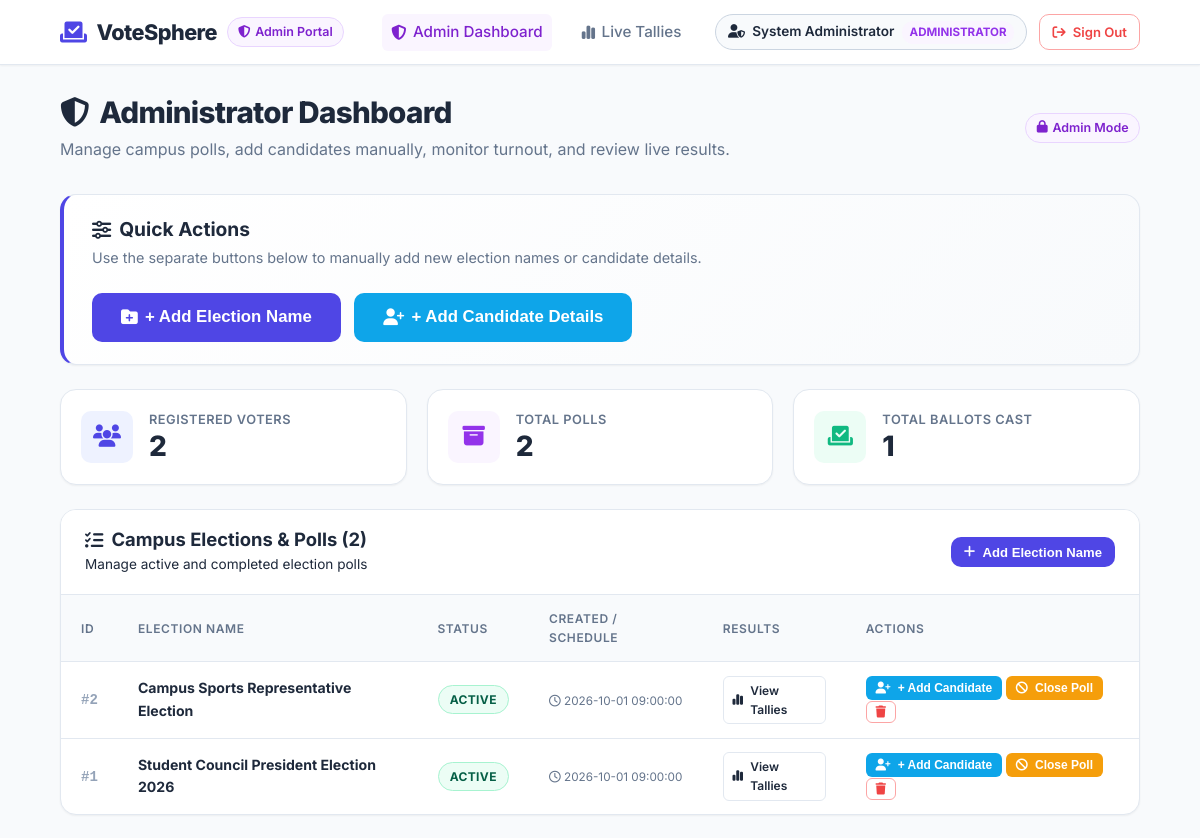
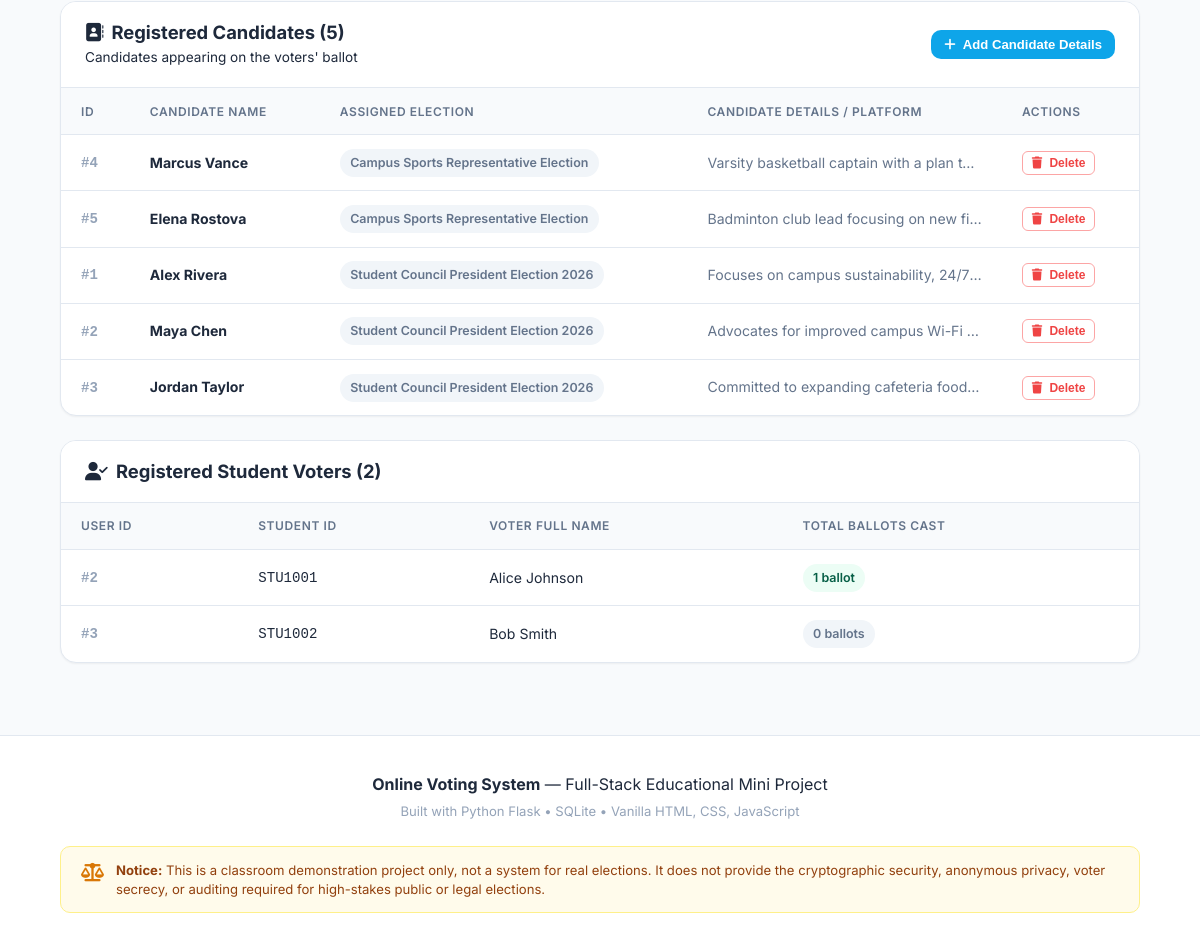
Page /admin (signed in) on the earlier database version (2 pictures, top to bottom).
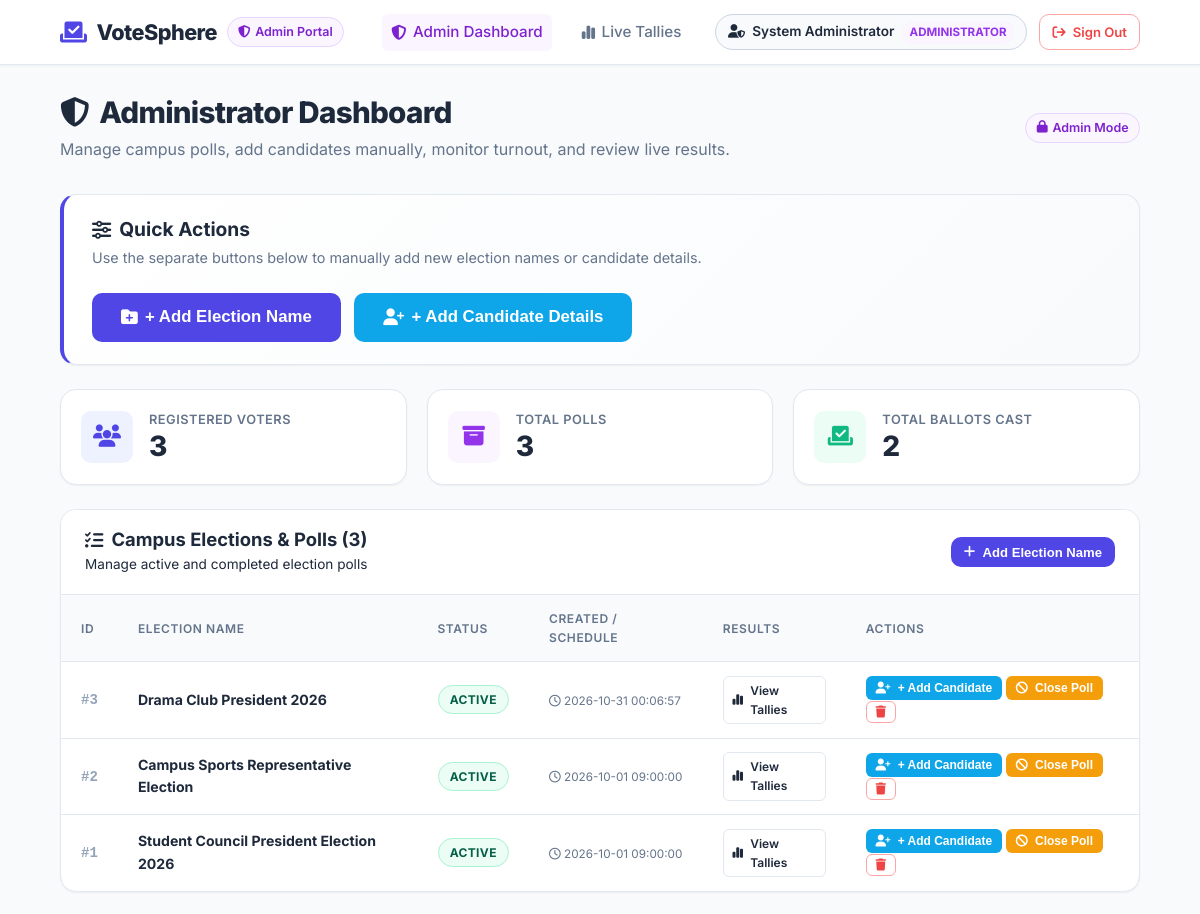
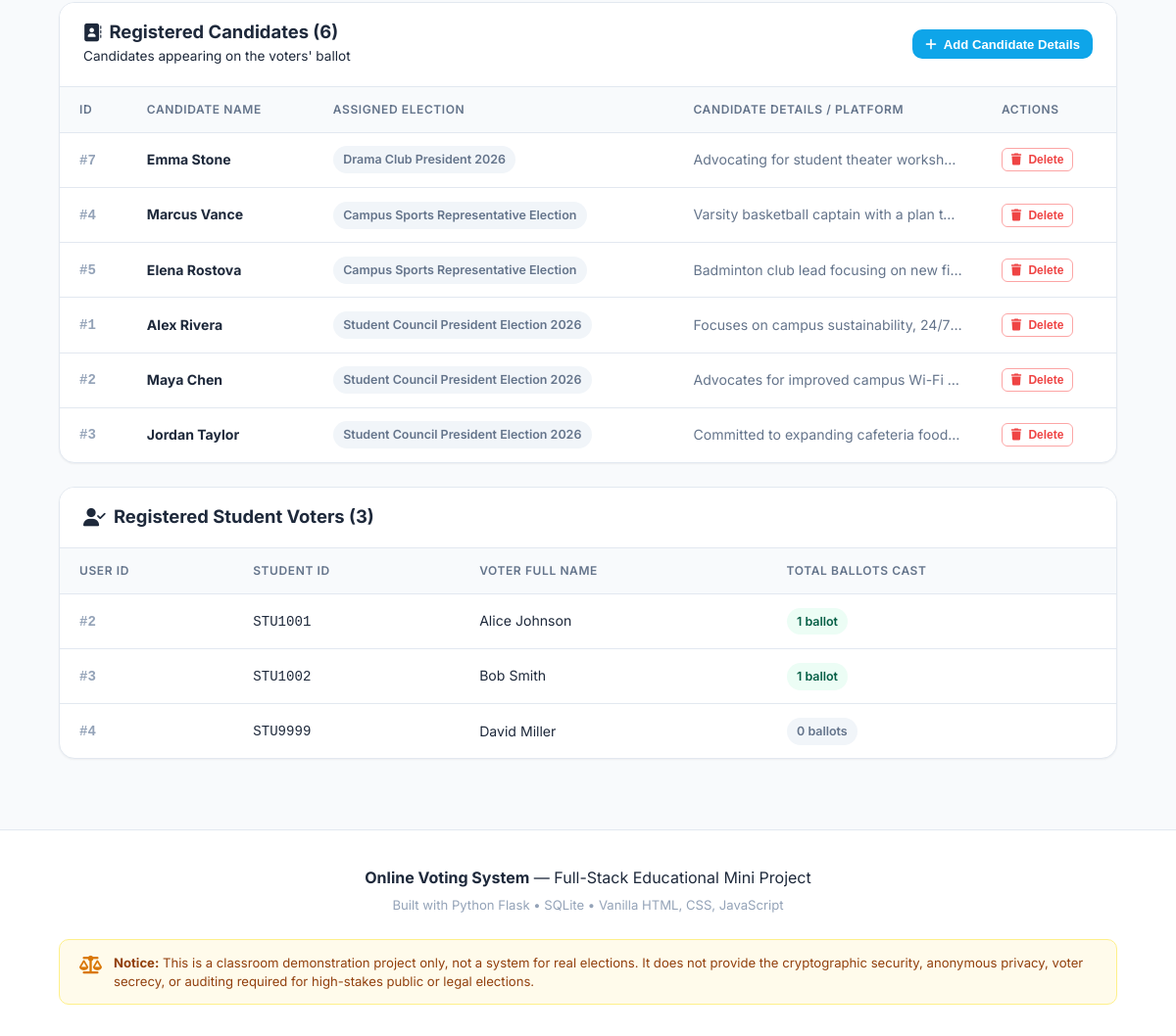
Same page on the later database version (2 pictures, top to bottom).
### tables this page shows
CREATE TABLE polls (
    id INTEGER PRIMARY KEY AUTOINCREMENT,
    title TEXT NOT NULL,
    start_time TEXT NOT NULL,
    end_time TEXT NOT NULL,
    status TEXT NOT NULL DEFAULT 'active' CHECK(status IN ('active', 'closed'))
);

CREATE TABLE candidates (
    id INTEGER PRIMARY KEY AUTOINCREMENT,
    name TEXT NOT NULL,
    description TEXT,
    poll_id INTEGER NOT NULL,
    FOREIGN KEY (poll_id) REFERENCES polls (id) ON DELETE CASCADE
);

CREATE TABLE users (
    id INTEGER PRIMARY KEY AUTOINCREMENT,
    name TEXT NOT NULL,
    student_id TEXT NOT NULL UNIQUE,
    password_hash TEXT NOT NULL,
    role TEXT NOT NULL DEFAULT 'voter' CHECK(role IN ('voter', 'admin'))
);

### app.py (the view)
@app.route("/admin")
@admin_required
def admin_dashboard():
    total_voters = g.db.execute("SELECT COUNT(*) AS cnt FROM users WHERE role = 'voter'").fetchone()["cnt"]
    total_polls = g.db.execute("SELECT COUNT(*) AS cnt FROM polls").fetchone()["cnt"]
    total_votes = g.db.execute("SELECT COUNT(*) AS cnt FROM votes").fetchone()["cnt"]
    polls = g.db.execute("SELECT * FROM polls ORDER BY id DESC").fetchall()
    candidates = g.db.execute("""

        SELECT c.*, p.title AS poll_title

        FROM candidates c

        JOIN polls p ON c.poll_id = p.id

        ORDER BY c.poll_id DESC, c.id ASC

    """).fetchall()
    voters = g.db.execute("""

        SELECT u.id, u.name, u.student_id, COUNT(v.id) AS votes_cast

        FROM users u

        LEFT JOIN votes v ON u.id = v.voter_id

        WHERE u.role = 'voter'

        GROUP BY u.id

        ORDER BY u.id ASC

    """).fetchall()
    return render_template(
        "admin.html",
        total_voters=total_voters,
        total_polls=total_polls,
        total_votes=total_votes,
        polls=polls,
        candidates=candidates,
        voters=voters
    )

### templates/admin.html (shortened to what this page needs)
{% extends "base.html" %}
{% block content %}
<div class="admin-dashboard">
    <div class="page-header">
        <div>
            <h1 class="page-title"><i class="fa-solid fa-shield-halved"></i> Administrator Dashboard</h1>
            <p class="page-subtitle">Manage campus polls, add candidates manually, monitor turnout, and review live results.</p>
        </div>
        <div class="header-action">
            <span class="badge badge-admin"><i class="fa-solid fa-lock"></i> Admin Mode</span>
        </div>
    </div>
    <div class="admin-action-toolbar mb-4">
        <div class="toolbar-info">
            <h3><i class="fa-solid fa-sliders"></i> Quick Actions</h3>
            <p>Use the separate buttons below to manually add new election names or candidate details.</p>
        </div>
        <div class="toolbar-buttons">
            <button type="button" class="btn btn-primary btn-lg" onclick="openModal('electionModal')">
                <i class="fa-solid fa-folder-plus"></i> + Add Election Name
            </button>
            <button type="button" class="btn btn-secondary btn-lg" onclick="openModal('candidateModal')">
                <i class="fa-solid fa-user-plus"></i> + Add Candidate Details
            </button>
        </div>
    </div>
    <div class="stats-grid mb-4">
        <div class="stat-card">
            <div class="stat-icon icon-blue">
                <i class="fa-solid fa-users"></i>
            </div>
            <div class="stat-details">
                <span class="stat-label">Registered Voters</span>
                <h3 class="stat-value">{{ total_voters }}</h3>
            </div>
        </div>
        <div class="stat-card">
            <div class="stat-icon icon-purple">
                <i class="fa-solid fa-box-archive"></i>
            </div>
            <div class="stat-details">
                <span class="stat-label">Total Polls</span>
                <h3 class="stat-value">{{ total_polls }}</h3>
            </div>
        </div>
        <div class="stat-card">
            <div class="stat-icon icon-green">
                <i class="fa-solid fa-check-to-slot"></i>
            </div>
            <div class="stat-details">
                <span class="stat-label">Total Ballots Cast</span>
                <h3 class="stat-value">{{ total_votes }}</h3>
            </div>
        </div>
    </div>
    <div class="admin-card mb-4" id="electionsSection">
        <div class="admin-card-header d-flex-between">
            <div class="header-title-group">
                <h3><i class="fa-solid fa-list-check"></i> Campus Elections & Polls ({{ polls|length }})</h3>
                <span class="text-muted">Manage active and completed election polls</span>
            </div>
            <button type="button" class="btn btn-primary btn-sm" onclick="openModal('electionModal')">
                <i class="fa-solid fa-plus"></i> Add Election Name
            </button>
        </div>
        {% if not polls %}
            <div class="p-4 text-center text-muted">
                <p>No election polls added yet. Click <strong>"+ Add Election Name"</strong> above to create your first election.</p>
            </div>
        {% else %}
            <div class="table-responsive">
                <table class="data-table">
                    <thead>
                        <tr>
                            <th>ID</th>
                            <th>Election Name</th>
                            <th>Status</th>
                            <th>Created / Schedule</th>
                            <th>Results</th>
                            <th>Actions</th>
                        </tr>
                    </thead>
                    <tbody>
                        {% for poll in polls %}
                            <tr>
                                <td><span class="id-tag">#{{ poll.id }}</span></td>
                                <td>
                                    <strong>{{ poll.title }}</strong>
                                </td>
                                <td>
                                    <span class="status-badge status-{{ poll.status }}">
                                        {{ poll.status|upper }}
                                    </span>
                                </td>
                                <td class="time-cell">
                                    <small><i class="fa-regular fa-clock"></i> {{ poll.start_time }}</small>
                                </td>
                                <td>
                                    <a href="{{ url_for('view_results', poll_id=poll.id) }}" class="btn btn-outline btn-xs">
                                        <i class="fa-solid fa-chart-simple"></i> View Tallies
                                    </a>
                                </td>
                                <td>
                                    <button type="button" class="btn btn-secondary btn-xs" onclick="openCandidateModalForPoll('{{ poll.id }}')" title="Add Candidate to {{ poll.title }}">
                                        <i class="fa-solid fa-user-plus"></i> + Add Candidate
                                    </button>
                                    <form action="{{ url_for('admin_toggle_poll', poll_id=poll.id) }}" method="POST" style="display:inline;">
                                        {% if poll.status == 'active' %}
                                            <button type="submit" class="btn btn-warning btn-xs" title="Close this poll">
                                                <i class="fa-solid fa-ban"></i> Close Poll
                                            </button>
                                        {% else %}
                                            <button type="submit" class="btn btn-success btn-xs" title="Activate this poll">
                                                <i class="fa-solid fa-play"></i> Re-open
                                            </button>
                                        {% endif %}
                                    </form>
                                    <form
                                        action="{{ url_for('admin_delete_poll', poll_id=poll.id) }}"
                                        method="POST"
                                        onsubmit="return confirm('WARNING: Deleting poll \'{{ poll.title }}\' will also remove all its candidates and votes. Proceed?');"
                                        style="display:inline;"
                                    >
                                        <button type="submit" class="btn btn-outline-danger btn-xs" title="Delete Poll">
                                            <i class="fa-solid fa-trash"></i>
                                        </button>
                                    </form>
                                </td>
                            </tr>
                        {% endfor %}
                    </tbody>
                </table>
            </div>
        {% endif %}
    </div>
    <div class="admin-card mb-4" id="candidatesSection">
        <div class="admin-card-header d-flex-between">
            <div class="header-title-group">
                <h3><i class="fa-solid fa-address-book"></i> Registered Candidates ({{ candidates|length }})</h3>
                <span class="text-muted">Candidates appearing on the voters' ballot</span>
            </div>
            <button type="button" class="btn btn-secondary btn-sm" onclick="openModal('candidateModal')">
                <i class="fa-solid fa-plus"></i> Add Candidate Details
            </button>
        </div>
        {% if not candidates %}
            <div class="p-4 text-center text-muted">
                <p>No candidates added yet. Click <strong>"+ Add Candidate Details"</strong> above to manually register candidates.</p>
            </div>
        {% else %}
            <div class="table-responsive">
                <table class="data-table">
                    <thead>
                        <tr>
                            <th>ID</th>
                            <th>Candidate Name</th>
                            <th>Assigned Election</th>
                            <th>Candidate Details / Platform</th>
                            <th>Actions</th>
                        </tr>
                    </thead>
                    <tbody>
                        {% for cand in candidates %}
                            <tr>
                                <td><span class="id-tag">#{{ cand.id }}</span></td>
                                <td><strong>{{ cand.name }}</strong></td>
                                <td><span class="badge badge-subtle">{{ cand.poll_title }}</span></td>
                                <td class="desc-cell">{{ cand.description or "No candidate details provided." }}</td>
                                <td>
                                    <form
                                        action="{{ url_for('admin_delete_candidate', candidate_id=cand.id) }}"
                                        method="POST"
                                        onsubmit="return confirm('Are you sure you want to remove candidate \'{{ cand.name }}\'? Any votes for them will also be removed.');"
                                        style="display:inline;"
                                    >
                                        <button type="submit" class="btn btn-outline-danger btn-xs" title="Remove Candidate">
                                            <i class="fa-solid fa-trash"></i> Delete
                                        </button>
                                    </form>
                                </td>
                            </tr>
                        {% endfor %}
                    </tbody>
                </table>
            </div>
        {% endif %}
    </div>
    <div class="admin-card mb-4">
        <div class="admin-card-header">
            <h3><i class="fa-solid fa-user-check"></i> Registered Student Voters ({{ voters|length }})</h3>
        </div>
        {% if not voters %}
            <div class="p-4 text-center text-muted">
                <p>No registered voters yet.</p>
            </div>
        {% else %}
            <div class="table-responsive">
                <table class="data-table">
                    <thead>
                        <tr>
                            <th>User ID</th>
                            <th>Student ID</th>
                            <th>Voter Full Name</th>
                            <th>Total Ballots Cast</th>
                        </tr>
                    </thead>
                    <tbody>
                        {% for voter in voters %}
                            <tr>
                                <td><span class="id-tag">#{{ voter.id }}</span></td>
                                <td><code>{{ voter.student_id }}</code></td>
                                <td>{{ voter.name }}</td>
                                <td>
                                    <span class="badge {% if voter.votes_cast > 0 %}badge-success{% else %}badge-subtle{% endif %}">
                                        {{ voter.votes_cast }} ballot{% if voter.votes_cast != 1 %}s{% endif %}
                                    </span>
                                </td>
                            </tr>
                        {% endfor %}
                    </tbody>
                </table>
            </div>
        {% endif %}
    </div>
</div>
{% endblock %}

Differences in the rows shown:
added polls: id "3", title "Drama Club President 2026", status "ACTIVE", start_time "2026-10-31 00:06:57", shows "Close Poll"
added candidates: id "7", name "Emma Stone", poll_title "Drama Club President 2026", description "Advocating for student theater worksh…"
changed users "STU1002": votes_cast "0" → "1"; no longer shows "s"
added users: id "4", student_id "STU9999", name "David Miller", votes_cast "0"
Other differences:
{{ total_voters }}: "2" → "3"
{{ total_polls }}: "2" → "3"
{{ total_votes }}: "1" → "2"
{{ polls|length }}: "2" → "3"
{{ candidates|length }}: "5" → "6"
{{ voters|length }}: "2" → "3"
